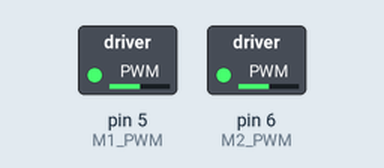
This sketch was run on a simulated Arduino Uno, built with avr-gcc and run on an emulated ATmega328P. Parts: switched loads named in the sketch (green lamp = pin HIGH). What the sketch prints to the serial monitor is not drawn.

Above: at 0.1 s.
Timing chart, 0 to 1.6 s (numbered marks = the images above):
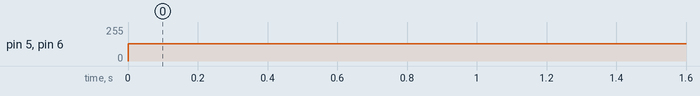

The sketch:

rover_control-debug1.ino
```cpp
// Motor definitions
#define M1_PWM 5
#define M1_DIR 4
#define M2_PWM 6
#define M2_DIR 7

#define WATCHDOG_PERIOD_MS 500

#define BUF_SIZE 512


static struct rover_t {
  byte cmd[BUF_SIZE];
  unsigned long watchdog_time;
} rover;


static void apply_command(int left, int right) {
  left *= 32;
  right *= 32;
  digitalWrite(M1_DIR, left < 0);
  digitalWrite(M2_DIR, right >= 0);
  analogWrite(M1_PWM, abs(left));
  analogWrite(M2_PWM, abs(right));
//  Serial.print("Left: ");
//  Serial.print(left);
//  Serial.print(", right: ");
//  Serial.println(right);
}


void setup() {
  rover.watchdog_time = 0;
  Serial.begin(9600);
  Serial.println("Arduino code started...");
}

void loop() {
//  // Read serial data
//  int n = Serial.available();
//  if (n > 0) {
//    if (n > 512) n = 512;
//    n = Serial.readBytes(rover.cmd, n);
//    // Read command from *latest* byte
//    byte cmd = rover.cmd[n - 1];
//    uint8_t left_val = (cmd & 0x70) >> 4;
//    uint8_t right_val = (cmd & 0x07);
//    bool left_sign = (cmd & 0x80);
//    bool right_sign = (cmd & 0x08);
//    int left = (left_sign ? -1 : 1) * (int)left_val;
//    int right = (right_sign ? -1 : 1) * (int)right_val;
//    apply_command(left, right);
//    rover.watchdog_time = millis() + WATCHDOG_PERIOD_MS;
//  }
//  // Check watchdog timer
//  if (millis() > rover.watchdog_time) {
//    apply_command(0, 0);
//    Serial.println("Watchdog time exceeded!");
//  }
//  Serial.println("Running...");
//  Serial.flush();

  if ((millis() % 2000) < 1000) {
    apply_command(-4, 4);
  } else {
    apply_command(4, -4);
  }
}
```

Measured:
- by itself, pin 5 (M1_PWM), pin 6 (M2_PWM): 0/255 → 128/255 at 0.00 s
